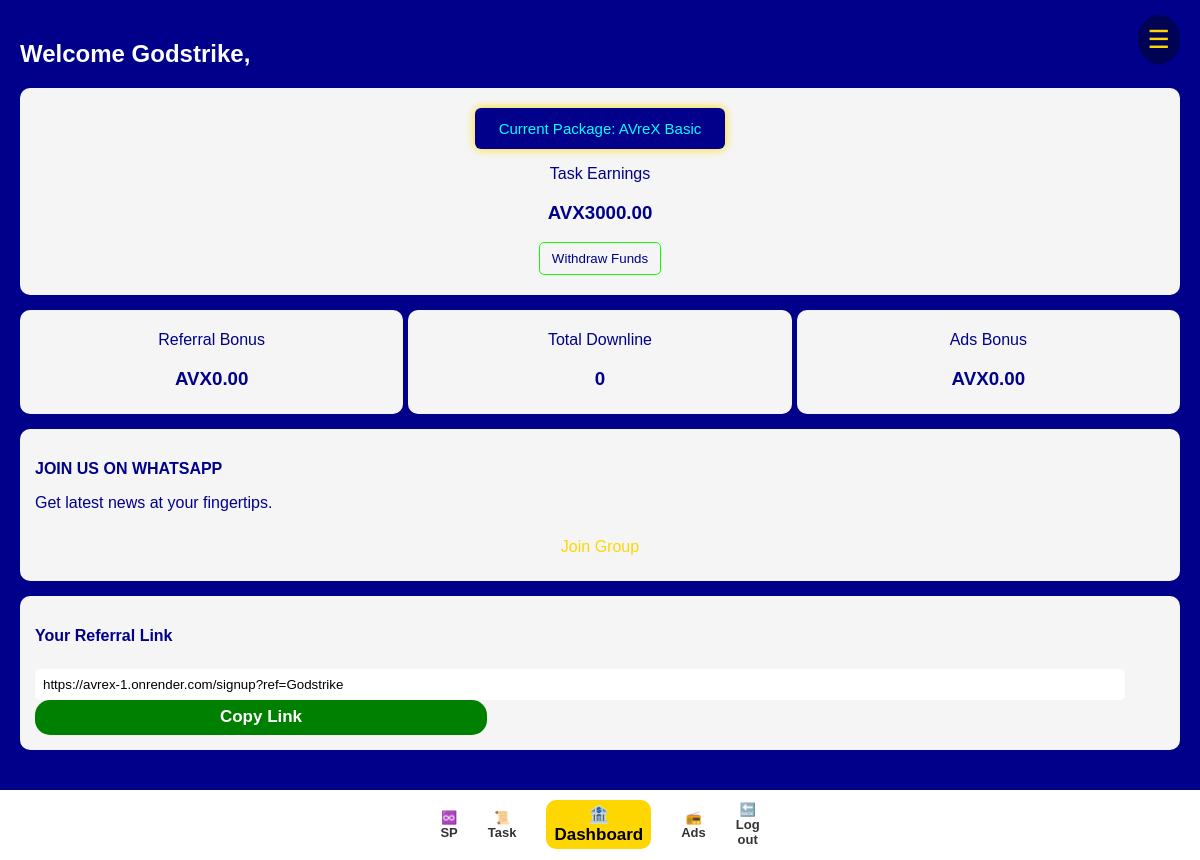
The app's page /dashboard (signed in) with its own data.
### tables this page shows
CREATE TABLE balances (
        id INTEGER PRIMARY KEY AUTOINCREMENT,
        user_email TEXT UNIQUE,
        task_earnings REAL DEFAULT 10000,
        referral_bonus REAL DEFAULT 0,
        ads_bonus REAL DEFAULT 0,
        total_downlines INTEGER DEFAULT 0
    );

### app.py (the view)
@app.route('/dashboard')
def dashboard():
    if 'user' not in session:
        return redirect(url_for('login'))
    user = session['user']
    conn = sqlite3.connect(DB)
    c = conn.cursor()
    c.execute('SELECT task_earnings, referral_bonus, ads_bonus, total_downlines FROM balances WHERE user_email=?', (user['email'],))
    balances = c.fetchone()
    if not balances:
        c.execute('INSERT INTO balances (user_email) VALUES (?)', (user['email'],))
        conn.commit()
        c.execute('SELECT task_earnings, referral_bonus, ads_bonus, total_downlines FROM balances WHERE user_email=?', (user['email'],))
        balances = c.fetchone()
    conn.close()
    return render_template('dashboard.html', user=user, balances=balances)

### templates/dashboard.html (shortened to what this page needs)
<!DOCTYPE html>
<html lang="en">
<head>
  <link rel="stylesheet" href="{{ url_for('static', filename='style.css') }}">
</head>
<body>
  <span class="menu-btn" onclick="openSidebar()">☰</span>
  <div class="dashboard">
    <h2>Welcome {{ user.username }},</h2>
    <div class="main-card">
      <div class="btn1">
        <button class="plan">Current Package: <span id="plan">AVreX Basic</span></button>
      </div>
      <p>Task Earnings</p>
      <h3>AVX{{ "%.2f"|format(balances[0]) }}</h3>
      <button class="btn2" type="button">Withdraw Funds</button>
    </div>
    <div class="stats">
      <div class="box">
        <p>Referral Bonus</p>
        <h3>AVX{{ "%.2f"|format(balances[1]) }}</h3>
      </div>
      <div class="box">
        <p>Total Downline</p>
        <h3>{{ balances[3] }}</h3>
      </div>
      <div class="box">
        <p>Ads Bonus</p>
        <h3>AVX{{ "%.2f"|format(balances[2]) }}</h3>
      </div>
    </div>
    <div class="whatsapp-box">
      <p><strong>JOIN US ON WHATSAPP</strong></p>
      <p>Get latest news at your fingertips.</p>
      <a href="#" class="join-btn">Join Group</a>
    </div>
    <div class="ref-box">
      <p><strong>Your Referral Link</strong></p>
      <span id="link">
        <input type="text" id="refLink"
          value="https://avrex-1.onrender.com/signup?ref={{ user.username }}" readonly>
      </span>
      <button
        style="background: green; color: white; width: 40%; border: none; border-radius: 15px; height: 35px; font-size: 17px; font-weight: bolder;"
        class="button" onclick="copyRefLink()">Copy Link</button>
    </div>
  </div>
  <br><br><br><br>
  <footer>
    <div class="foot">
      <nav>
        <ul>
          <li><a href="/sponsor">♾️<br>SP</a></li>
          <li><a href="/task">📜<br>Task</a></li>
          <li class="current"><a href="/dashboard">🏦<br>Dashboard</a></li>
          <li><a href="/ads">📻<br>Ads</a></li>
          <li><a href="/logout">🔙<br>Log out</a></li>
        </ul>
      </nav>
    </div>
  </footer>
  {% if user.role == 'admin' %}
  <a href="/admin" class="btn">Go to Admin Panel</a>
  {% endif %}
  <a href="/logout" class="btn logout">Logout</a>
</body>
</html>

### static/style.css (style rules this page uses)
body { margin: 0; font-family: Arial, sans-serif; background: darkblue; color: darkblue; margin: 0 auto; }
.menu-btn { font-size: 25px; color: gold; cursor: pointer; padding: 10px; position: absolute; top: 15px; right: 20px; background: rgba(2,6,2,0.4); border-radius: 50%; }
.dashboard { padding: 20px; }
.dashboard h2 { color: white; }
.main-card button { background: transparent; border: 1px solid #fff; color: darkblue; padding: 8px 12px; border-radius: 5px; }
.stats { display: flex; justify-content: space-between; gap: 5px; }
.box { background: whitesmoke; padding: 5px; border-radius: 10px; flex: 1; text-align: center; }
.whatsapp-box, .ref-box { background: whitesmoke; color: darkblue; padding: 15px; border-radius: 10px; margin-top: 15px; }
.join-btn { display: block; margin-top: 10px; background: whitesmoke; color: gold; text-align: center; padding: 10px; border-radius: 5px; text-decoration: none; }
.ref-box input { width: 95%; padding: 8px; margin-top: 8px; border-radius: 5px; border: none; }
footer { position: fixed; bottom: 0; width: 100%; height: 55px; background: white; color: black; font-size: 13px; padding-bottom: 5px; padding-top: 10px; }
footer nav ul { display: flex; justify-content: center; align-items: center; list-style: none; text-align: center; gap: 10px; max-width: 250px; margin: 0 auto; padding: 0; }
footer nav ul li { display: flex; text-align: center; justify-content: center; align-items: center; padding: 0 10px; }
footer nav ul li a { color: #333; text-align: center; text-decoration: none; font-weight: 600; transition: 0.3s; }
footer nav ul li.current a { background: gold; color: black; text-align: center; padding: 4px 8px; border-radius: 10px; font-size: 17px; }
a { text-decoration: none; }

### records on screen
balances: task_earnings "3000.00", referral_bonus "0.00", total_downlines "0", ads_bonus "0.00"

### other values on screen
{{ user.username }} "Godstrike"
